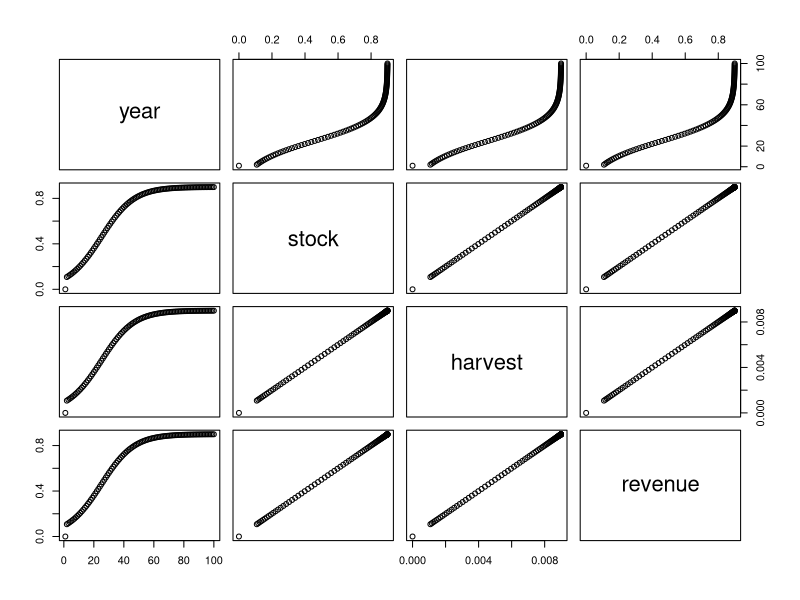

Generate this figure with R:
## ---- chunk 1
knitr::opts_chunk$set(echo = TRUE)

# Packages
library(tidyverse)
## ---- chunk 2
stock_size_fx <- function(r = 0.1, K = 1, X0 = 0.1, years = 100, q = 0.01, E = 1, p = 1){
 
  ## Stock size ##
  # Create a stock size vector
  stock <- vector(length = years)
  stock[1] <- X0
  # And write a stock size equation
  for(y in 2:years){
    stock[y] = stock[y-1] + (r*stock[y-1])*(1-(stock[y-1]/K)) - q*E*stock[y-1]
  }
  
  ## Harvest ##
  # Create harvest vector:
  harvest <- vector(length = years)
  stock[1] <- 0
  # And write an equation...
  for(y in 2:years){
    harvest[y] = q*E*stock[y]
  }
  ## Profit
  # Create profit vector
  revenue <- vector(length = y)
  revenue[1] = 0
  # Write an equation...
  for(y in 2:years){
    revenue[y] = p*stock[y]
  }
  
  data.frame(year = seq(1, years, by = 1), 
             stock = stock, 
             harvest = harvest, 
             revenue = revenue)
}

test <- stock_size_fx(0.1, 1, 0.1, 100, 0.01, 1, 1)
plot(test)
## ---- chunk 3
# We first need to define species parameters 
params1 = list(0.1, 1, 0.1, 100, 0.01, 1, 1)
params2 = list(0.1, 5, 0.1, 100, 0.01, 1, 1)


multi_speciesfx <- function(...){
  # Define input arguments as a list to use with lapply later
  x = list(...)

  dcfx <- function(y){
    # This applies a function over a vector of parameters...
    # Unlist the params so we can plug them into our fx
    unlist(y)
    # do.call runs the function for certain parameters
    do.call(stock_size_fx, y)
  }
    # Apply it to every set of parameters
    lapply(x, dcfx)
  }

ms_test <- multi_speciesfx(params1, params2)

